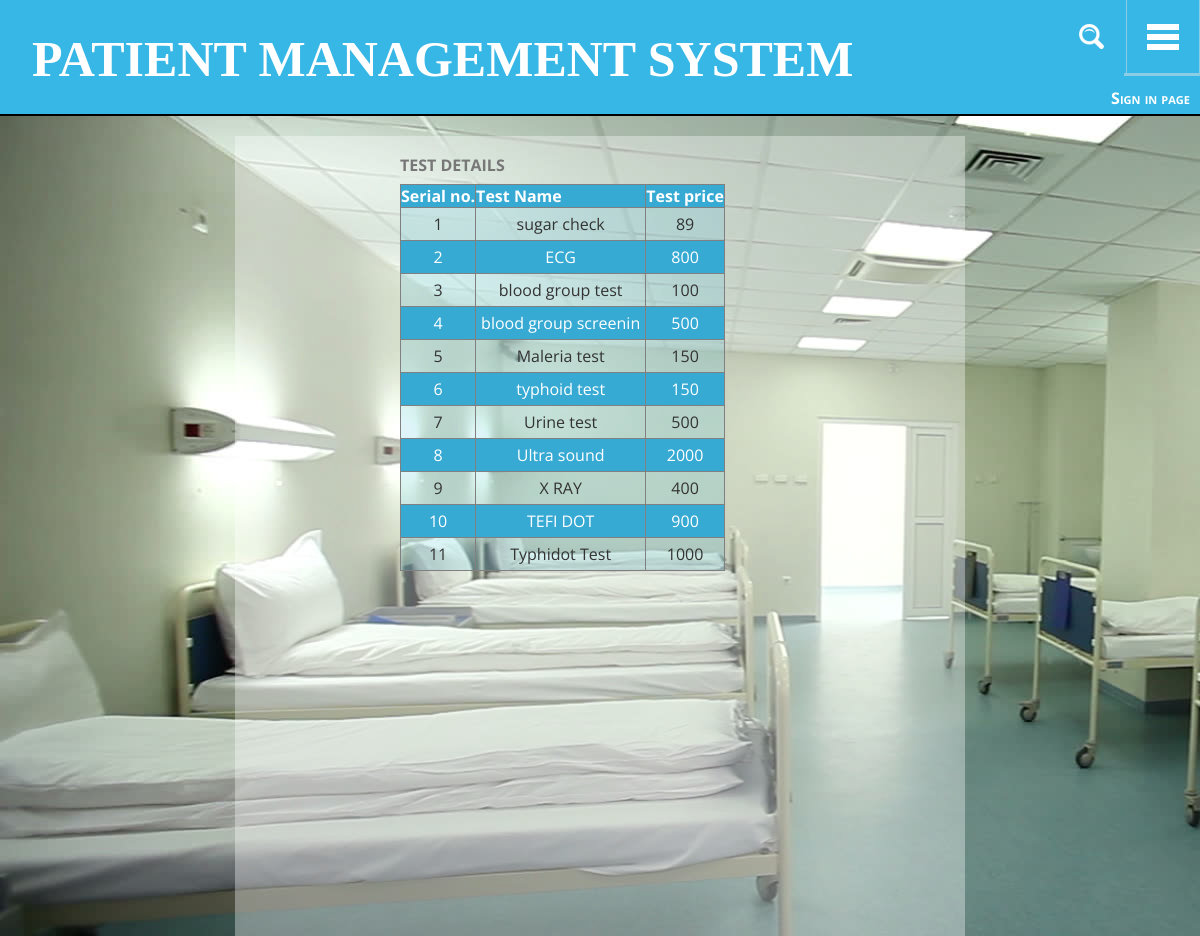
Screenshot of /forms/test_detail.php with the database file from the repository.
### tables this page shows
CREATE TABLE IF NOT EXISTS `test_types` (
  `test_id` int(11) NOT NULL AUTO_INCREMENT,
  `test_type` varchar(20) NOT NULL,
  `rate` int(11) NOT NULL,
  PRIMARY KEY (`test_id`),
  UNIQUE KEY `test_type` (`test_type`)
);

### forms/test_detail.php (the view, shortened to what this page needs)
<html xmlns="http://www.w3.org/1999/xhtml">
<head>
<link href="default.css" rel="stylesheet" type="text/css" media="all" />
</head>
<body style ="background:url(include/bg1.jpg);">
<?php require_once("include/nav1.php"); ?>
<div id="page" class="container" style="width: 730px">
<div style=" margin-left:150">
<?php
$result12 = mysql_query("SELECT * FROM test_types");
		echo "<table border=1 bgcolor='' ><tr>
			<caption>TEST DETAILS</caption>
    		<th>Serial no.</th>
    		<th>Test Name</th>
    		<th>Test price</th>
    		</tr>";
    		$a=1;
    		while($row = mysql_fetch_array($result12))
    		{
    		echo "<tr>";
    		echo "<td>".$a."</td>";
    		$a=$a+1;
    		echo "<td>".$row['test_type']."</td>";
    		echo "<td>".$row['rate']."</td>";
    		echo "</tr>";
    		}
    		echo"</table>"; ?>
</div>
</div>
</body>
</html>

### forms/default.css (style rules this page uses)
.tr_model_1_odd { background: rgba(55, 183, 229, 0.16);text-align: center; }
.td_model_1 { padding:5px; }
.container { width: 407px;background: rgba(255, 255, 255, 0.35);height: 100%;padding:10px;margin-top:20px; }
body { background:url(include/bg1.jpg); }

### forms/css/style.css (style rules this page uses)
html, body { margin:0; font-size: 100%; font-family: 'Open Sans', sans-serif; background: #fff; }

### forms/css/component.css (style rules this page uses)
.cbp-spmenu-push { overflow-x: hidden; position: relative; right: 0; }
.cbp-spmenu, .cbp-spmenu-push { -webkit-transition: all 0.3s ease; -moz-transition: all 0.3s ease; transition: all 0.3s ease; }

### rows the page displays
test_types: test_type "sugar check", rate "89"
test_types: test_type "ECG", rate "800"
test_types: test_type "blood group test", rate "100"
test_types: test_type "blood group screenin", rate "500"
test_types: test_type "Maleria test", rate "150"
test_types: test_type "typhoid test", rate "150"
test_types: test_type "Urine test", rate "500"
test_types: test_type "Ultra sound", rate "2000"
test_types: test_type "X RAY", rate "400"
test_types: test_type "TEFI DOT", rate "900"
test_types: test_type "Typhidot Test", rate "1000"
